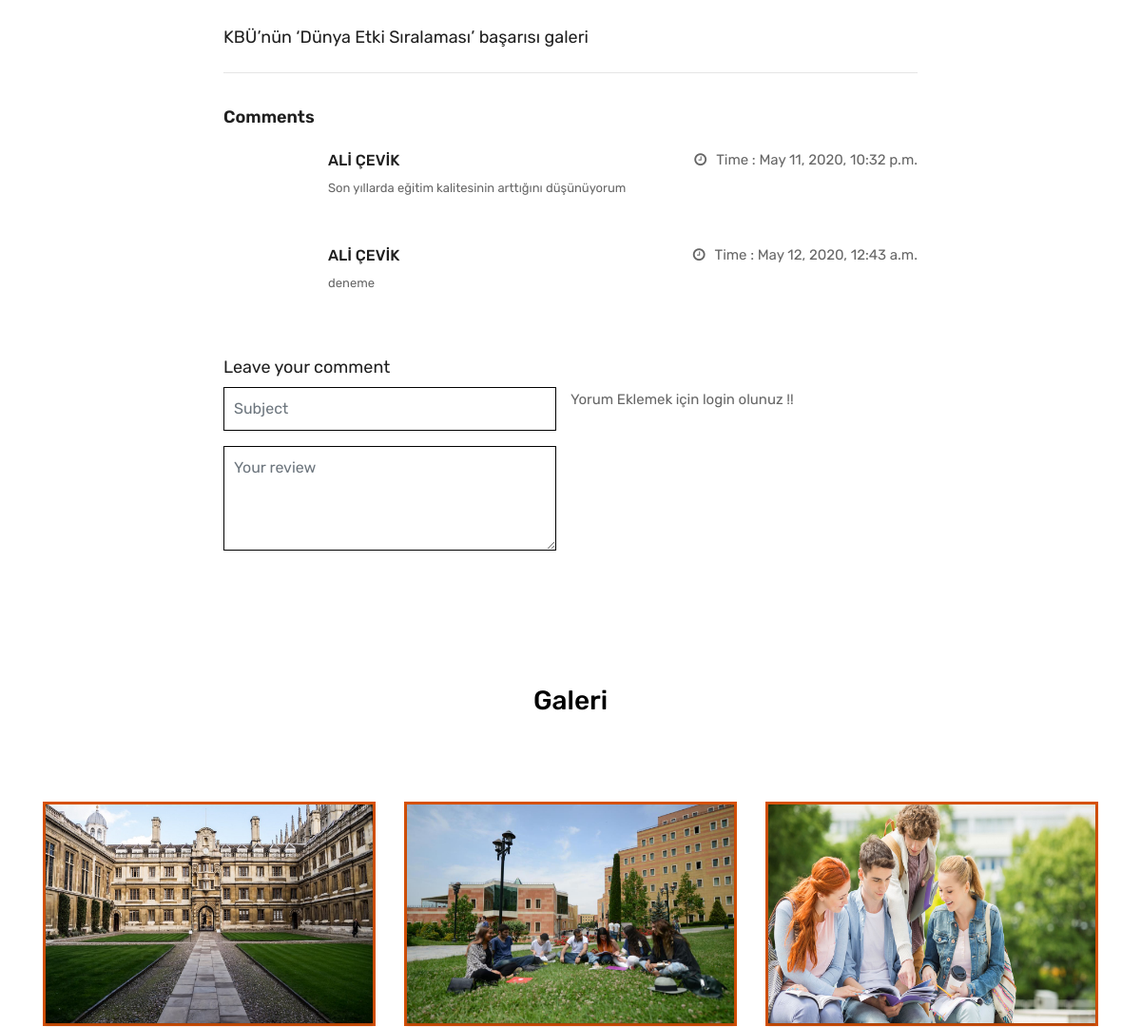
/duyuru/9/kbu-dunya-etki-siralamasinda/ (middle part), run on an earlier commit of the app's database.
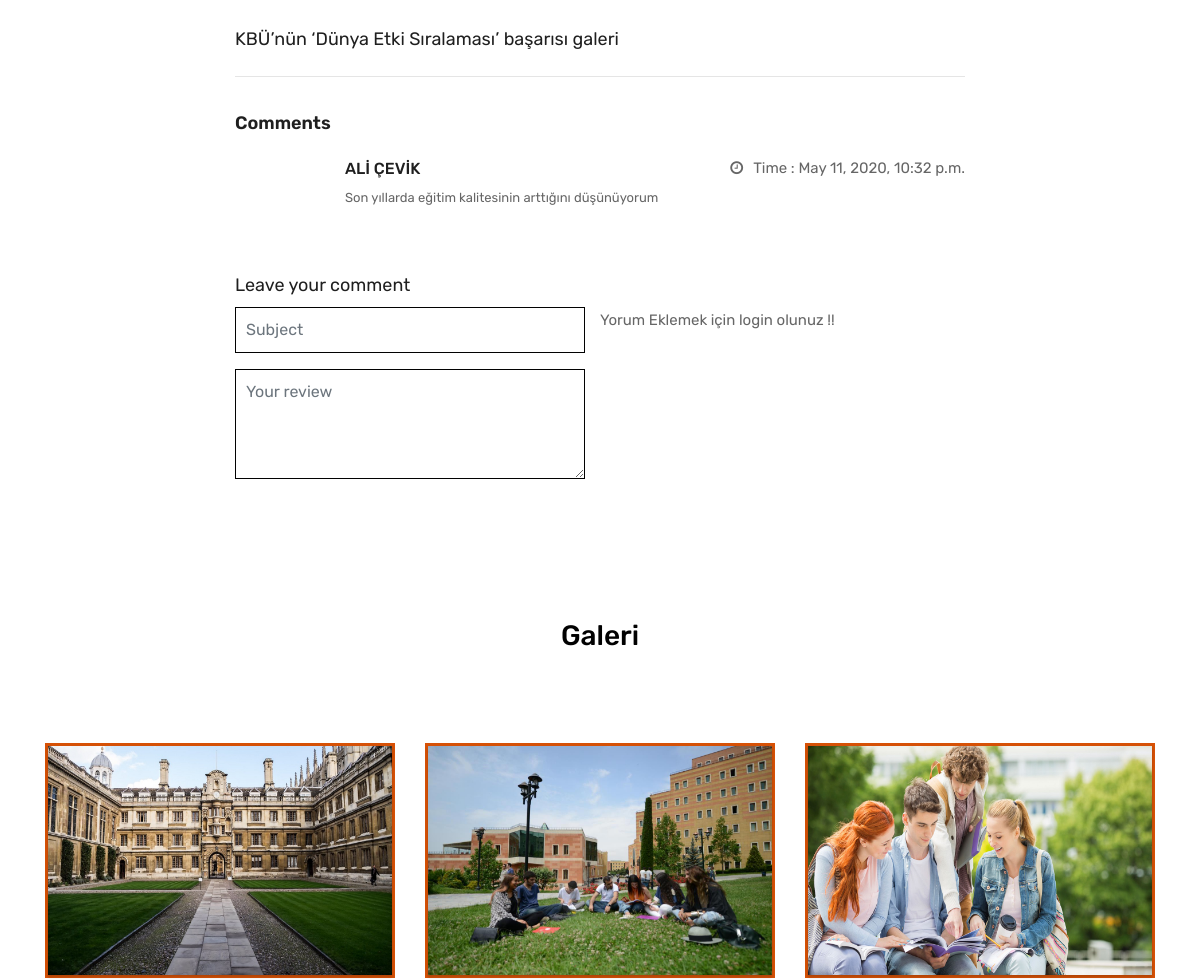
And on a later commit of the database.
### duyuru/models.py (models this page shows, shortened)
class Comment(models.Model):
    STATUS = (
        ('New','Yeni'),
        ('True','Evet'),
        ('False','Hayır'),
    )
    duyuru = models.ForeignKey(Duyuru,on_delete=models.CASCADE)
    user = models.ForeignKey(User,on_delete=models.CASCADE)
    subject = models.CharField(max_length=50,blank=True)
    comment = models.TextField(max_length=200, blank=True)
    status = models.CharField(max_length=10,choices=STATUS,default='New')
    ip = models.CharField(max_length=20,blank=True)
    create_at=models.DateTimeField(auto_now_add=True)
    update_at = models.DateTimeField(auto_now=True)

### home/views.py (the view)
# urls.py: path('duyuru/<int:id>/<slug:slug>/', views.duyuru_detail, name='duyuru_detail'),
def duyuru_detail(request,id,slug):
    setting = Setting.objects.get(pk=2)
    category = Category.objects.filter(status=True)
    duyuru = Duyuru.objects.get(pk=id)
    images= Images.objects.filter(duyuru_id=id)[:3]
    comments = Comment.objects.filter(duyuru_id=id,status=True)
    context = {'duyuru': duyuru,
               'category': category,
               'images': images,
               'comments': comments,
               'setting': setting
               }
    return render(request,'icerik_detail.html',context)

### duyuru/models.py (called while the page is built)
    def __str__(self):                         #__str  method elborated later in
        full_path = [self.title]                #post. use __unicode__ in place of
        k = self.parent
        while k is not None:
            full_path.append(k.title)
            k = k.parent
        return ' /'.join(full_path[::-1])

### home/templates/icerik_detail.html (shortened to what this page needs)
    {% extends "homebase.html" %}
    {% load static %}
    {% block content %}
    {% load static %}
        <div class="blog-box">
            <div class="container">
                <div class="row">
                    <div class="col-xl-2 col-lg-2 col-12"></div>
                    <div class="col-xl-8 col-lg-8 col-12">
                        <div class="blog-inner-details-page">
                            <div class="tz-gallery">
                            <h3>{{duyuru.title}} galeri</h3>
                    <hr>
                </div>
                            <div class="blog-comment-box">
                                <h3>Comments</h3>
                                {% for rs in comments %}
                                <div class="comment-item">
                                    <div class="comment-item-left">
                                    </div>
                                    <div class="comment-item-right">
                                        <div class="pull-left">
                                            <a href="#">{{rs.user.first_name}} {{ rs.user.last_name }}</a>
                                        </div>
                                        <div class="pull-right">
                                            <i class="fa fa-clock-o" aria-hidden="true"></i>Time : <span>{{ rs.create_at }}</span>
                                        </div>
                                        <div class="des-l">
                                            <p>{{rs.comment}}</p>
                                        </div>
                                    </div>
                                </div>
                                {% endfor %}
                            </div>
                            <div class="comment-respond-box">
                                <h3>Leave your comment </h3>
                                <div class="comment-respond-form">
                                    <form class="comment-form-respond row" action="/duyuru/addcomment/{{ duyuru.id }}" id="commentrespondform"   method="post">
                                        <div class="col-lg-6 col-md-6 col-sm-6">
                                            <div class="form-group">
                                                <input class="form-control" type="text" name="subject" id="id_subject"  placeholder="Subject" />
                                            </div>
                                            <div class="form-group">
                                                <textarea class="form-control" name="comment" id="id_comment" placeholder="Your review" rows="2"></textarea>
                                            </div>
                                        </div>
                                        {% if user.id is not None %}
                                        <div class="col-lg-12 col-md-12 col-sm-12">
                                            <button class="btn btn-submit">Submit comment</button>
                                        </div>
                                        {% else %}
                                            Yorum Eklemek için login olunuz !!
                                        {% endif %}
                                    </form>
                                </div>
                            </div>
                        </div>
                    </div>
    {% endblock %}

What changed in the data, as far as the page shows it:
removed Comment: user.first_name "ALİ", user.last_name "ÇEVİK", create_at "May 12, 2020, 12:43 a.m.", comment "deneme"
